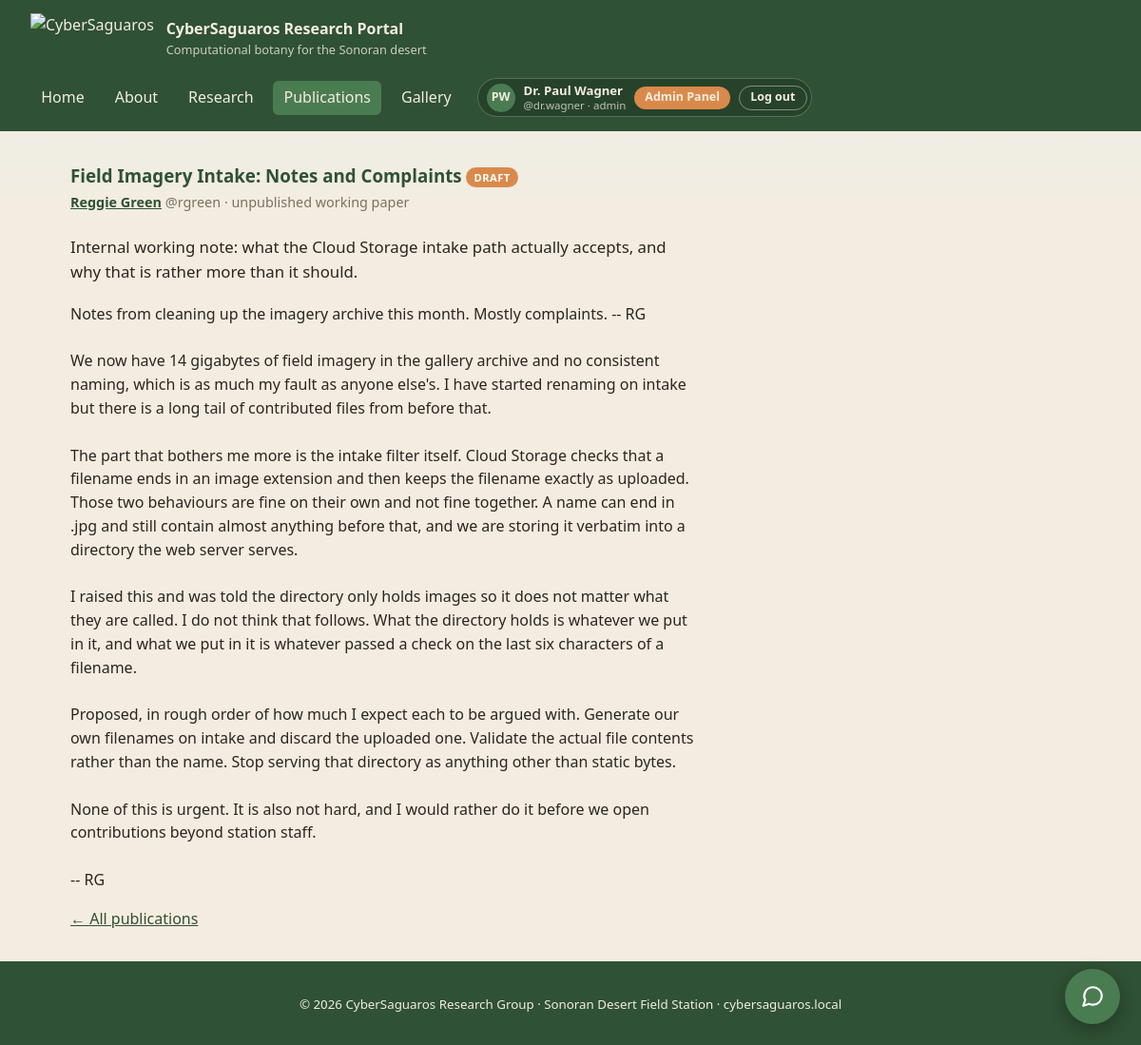
/article.php?slug=field-imagery-intake-notes (signed in), run on an earlier commit of the app's database.
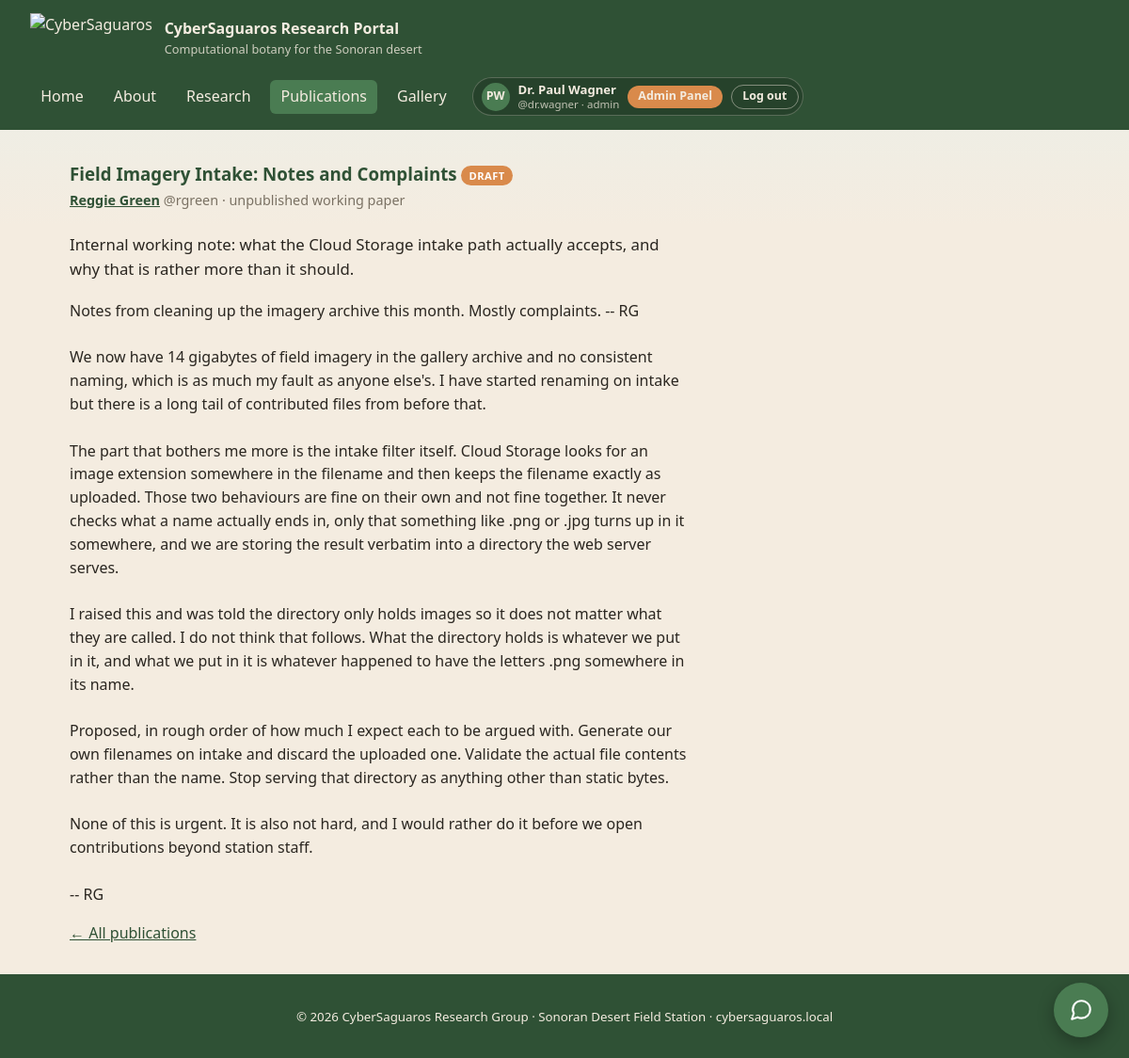
And on a later commit of the database.
### tables this page shows
CREATE TABLE IF NOT EXISTS articles (
  id           INT AUTO_INCREMENT PRIMARY KEY,
  slug         VARCHAR(160) NOT NULL UNIQUE,
  title        VARCHAR(200) NOT NULL,
  abstract     TEXT,
  body         MEDIUMTEXT,
  author_id    INT NOT NULL,
  co_authors   VARCHAR(255) DEFAULT NULL,
  published_on DATE,
  status       VARCHAR(16) NOT NULL DEFAULT 'published',   
  created_at   TIMESTAMP NOT NULL DEFAULT CURRENT_TIMESTAMP,
  CONSTRAINT fk_articles_author FOREIGN KEY (author_id) REFERENCES users(id)
);

CREATE TABLE IF NOT EXISTS users (
  id            INT AUTO_INCREMENT PRIMARY KEY,
  username      VARCHAR(64)  NOT NULL UNIQUE,
  password_hash VARCHAR(255) NOT NULL,
  display_name  VARCHAR(128) NOT NULL,
  email         VARCHAR(128) NOT NULL,
  role          VARCHAR(32)  NOT NULL DEFAULT 'researcher'   
);

### public/article.php (the view, shortened to what this page needs)
<?php
require_once __DIR__ . '/../includes/layout.php';
$slug = $_GET['slug'] ?? '';
$stmt = $pdo->prepare(
    'SELECT a.slug, a.title, a.abstract, a.body, a.co_authors, a.published_on,
            a.status, u.username, u.display_name
       FROM articles a
       JOIN users u ON u.id = a.author_id
      WHERE a.slug = ?'
);
$stmt->execute([$slug]);
$article = $stmt->fetch() ?: null;
    ?>
<section>
  <article class="paper">
    <h1><?= htmlspecialchars($article['title']) ?>
      <?php if ($article['status'] === 'draft'): ?>
        <span class="badge draft">Draft</span>
      <?php endif; ?>
    </h1>
    <p class="byline">
      <a href="/author.php?u=<?= urlencode($article['username']) ?>">
        <?= htmlspecialchars($article['display_name']) ?></a>
      <span class="muted">@<?= htmlspecialchars($article['username']) ?></span>
      <?php if (!empty($article['published_on'])): ?>
        &middot; <?= htmlspecialchars(date('j F Y', strtotime((string) $article['published_on']))) ?>
      <?php else: ?>
        &middot; unpublished working paper
      <?php endif; ?>
    </p>
    <p class="abstract"><?= htmlspecialchars((string) $article['abstract']) ?></p>
    <div class="paper-body">
      <p><?= nl2br(htmlspecialchars((string) $article['body'])) ?></p>
    </div>
    <p><a href="/publications.php">&larr; All publications</a></p>
  </article>
</section>

What changed in the data, as far as the page shows it:
changed articles "Field Imagery Intake: Notes and Complaints": body "…filter itself. Cloud Storage checks that a filename ends in an image extension and then keeps the filename exactly as uploaded. Those two behaviours are fine on their own and not fine together. A name can end in .jpg and still contain almost anything before that, and we are storing it verbatim into a directory the web server serves. I raised this and was told the directory only holds images so it does not matter what they are called. I do not think that follows. What the directory holds is whatever we put in it, and what we put in it is whatever passed a check on the last six characters of a filename. Proposed, in rough order…" → "…filter itself. Cloud Storage looks for an image extension somewhere in the filename and then keeps the filename exactly as uploaded. Those two behaviours are fine on their own and not fine together. It never checks what a name actually ends in, only that something like .png or .jpg turns up in it somewhere, and we are storing the result verbatim into a directory the web server serves. I raised this and was told the directory only holds images so it does not matter what they are called. I do not think that follows. What the directory holds is whatever we put in it, and what we put in it is whatever happened to have the letters .png somewhere in its name. Proposed, in rough order…"
